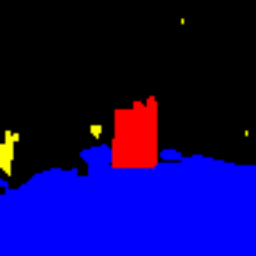
#> input picture segmentation/test/images/masks/000.png, 256 x 256 px, found by its file name; its folder holds only this picture in this run
$ python detection.py
#> lines starting #> are read from the running program, lines starting #| are printed output that depends on the picture; after the words box and inside, x2 and y2 are one past the last pixel; in counts of white or black regions, pixels touching at a corner belong together
#> further down, mask is the input picture: shape (256, 256, 3); mean B, G, R 90.5, 2.4, 13.2
"""
"""


import time
import cv2
import copy
import numpy as np


def extract_data(inp:np.array, ksize:int=5, erode_iter:int=2, dilate_iter:int=2, cnt_min_area:int=50)->list:
    ret = list()
    im = copy.deepcopy(inp)

    kernel = np.ones((ksize, ksize), np.uint8)
    inp = cv2.erode(inp, kernel, iterations=erode_iter)
    inp = cv2.dilate(inp, kernel, iterations=dilate_iter)

    cnts, _ = cv2.findContours(im, cv2.RETR_EXTERNAL, cv2.CHAIN_APPROX_SIMPLE)
    for cnt in cnts:
        moments = cv2.moments(cnt)
        cx = int(moments['m10'] / moments['m00'])
        cy = int(moments['m01'] / moments['m00'])
        area = cv2.contourArea(cnt)
        x, y, w, h = cv2.boundingRect(cnt)

        if area < cnt_min_area: continue

        ret.append({'cx': cx, 'cy': cy, 'area': area, 'bbox': (x, y, w, h)})

    return ret


def check_for_collision(data:list, collision_thresh:int=250)->bool:
    for d in data:
        (x, y, w, h) = d['bbox']
        if y+h > collision_thresh:
            return True
    return False


def detect_collisions(im:np.array, show:bool=False):
#> called with show = False
        if show:
            show_im = copy.deepcopy(mask)

        # Remove yellow color and other stuff
        oh, ow, oc = mask.shape
#> oh = 256; ow = 256; oc = 3
        for y in range(0, oh):
            for x in range(0, ow):
                pixel = mask[y, x]
                if pixel[0] != 255 and pixel[1] != 0 and pixel[2] != 0:
                    mask[y, x] = (0, 0, 0)
                elif pixel[0] != 0 and pixel[1] != 0 and pixel[2] != 255:
                    mask[y, x] = (0, 0, 0)
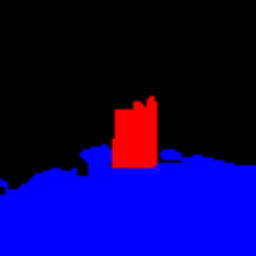
#> mask: shape (256, 256, 3); mean R, G, B 10.8, 0, 90.5

        floor = mask[:, :, 2]
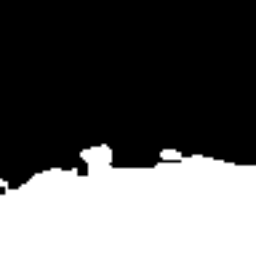
#> floor: shape (256, 256); min 0, max 255, mean 90.5
        box = mask[:, :, 0]
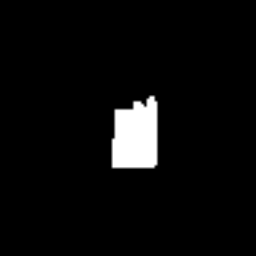
#> box: shape (256, 256); min 0, max 255, mean 10.8

        floor_data = extract_data(floor, cnt_min_area=1000)
#> in extract_data, `inp = cv2.erode(inp, kernel, iterations=erode_iter)`:
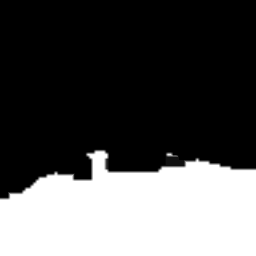
#> inp: shape (256, 256); min 0, max 255, mean 83.5
#> in extract_data, `cnts, _ = cv2.findContours(im, cv2.RETR_EXTERNAL, cv2.CHAIN_APPROX_SIM..`: cnts = 1 contour; box (x1, y1, x2, y2) and area: (0, 143, 256, 256) 23460
#> the loop in extract_data, `for cnt in cnts:` made 1 pass
#> (cx, cy, area, x, y, w, h) on pass 1: (132, 208, 23460.5, 0, 143, 256, 113)
#> after the loop in extract_data, `for cnt in cnts:`: ret = 1 item
#> floor_data = 1 item
        for d in floor_data:
            (x, y, w, h) = d['bbox']
            cx, cy = d['cx'], d['cy']

            if show:
                cv2.rectangle(show_im, (x,y), (x+w,y+h), (0,255,0), 1)
                cv2.circle(show_im, (cx, cy), 1, (0,255,0), -1)
#> this loop made 1 pass
#> (x, y, w, h, cx, cy) on pass 1: (0, 143, 256, 113, 132, 208)


        left, right = list(), list()
        box_data = extract_data(box, dilate_iter=5)
#> call 2 of extract_data, with ksize = 5, erode_iter = 2, dilate_iter = 5, cnt_min_area = 50
#> in extract_data (call 2), `inp = cv2.dilate(inp, kernel, iterations=dilate_iter)`:
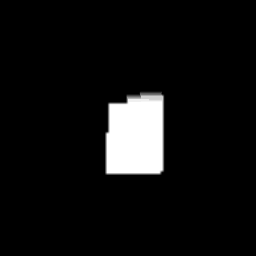
#> inp: shape (256, 256); min 0, max 255, mean 16.5
#> in extract_data (call 2), `cnts, _ = cv2.findContours(im, cv2.RETR_EXTERNAL, cv2.CHAIN_APPROX_SIM..`: cnts = 1 contour; box (x1, y1, x2, y2) and area: (111, 95, 159, 169) 3002
#> the loop in extract_data (call 2), `for cnt in cnts:` made 1 pass
#> (cx, cy, area, x, y, w, h) on pass 1: (135, 135, 3002.5, 111, 95, 48, 74)
#> box_data = 1 item
        for d in box_data:
            (x, y, w, h) = d['bbox']
            cx, cy = d['cx'], d['cy']

            if show:
                cv2.rectangle(show_im, (x,y), (x+w,y+h), (0,255,0), 1)
                cv2.circle(show_im, (cx, cy), 1, (0,255,0), -1)
                cv2.circle(show_im, (cx, y+h), 1, (0,255,0), -1)

            if cx < ow//2:
                left.append(d)
            elif cx > ow//2:
                right.append(d)
            else:
                left.append(d)
                right.append(d)
#> this loop made 1 pass
#> (x, y, w, h, cx, cy) on pass 1: (111, 95, 48, 74, 135, 135)
#> after the loop, left = []; right = 1 item

        if show:
            plt.imshow(show_im), plt.axis('off'), plt.show()

        collision = 0
        if check_for_collision(left):
            collision = -1
        elif check_for_collision(right):
#> the loop in check_for_collision (call 2), `for d in data:` made 1 pass
#> (x, y, w, h) on pass 1: (111, 95, 48, 74)
            collision = 1

        return collision, left, right


if __name__ == "__main__":
    print(__doc__)

    import os
    import matplotlib.pyplot as plt

    start_time = time.time()

    masks = [f'segmentation/test/images/masks/{f}' for f in os.listdir('segmentation/test/images/masks')]

    for mask in masks:
        mask = cv2.imread(mask, cv2.IMREAD_COLOR)
        mask = cv2.cvtColor(mask, cv2.COLOR_BGR2RGB)

        collision, left, right = detect_collisions(mask, False)
#> collision = 0; left = []; right = 1 item

        print(f'Collision: {collision}')
#| Collision: 0
        print(f'Left:\n{left}')
#| Left:
#| []
        print(f'Right:\n{right}')
#| Right:
#| [{'cx': 135, 'cy': 135, 'area': 3002.5, 'bbox': (111, 95, 48, 74)}]

    end_time = time.time() - start_time
    print(f'Done! It took {end_time//60:.0f} minuttes and {end_time%60:.2f} seconds.')

$ run again, on segmentation/test/images/masks/004.png
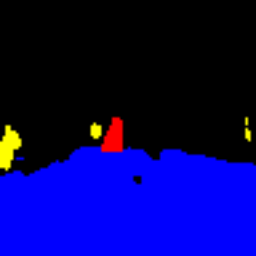
#> input picture segmentation/test/images/masks/004.png, 256 x 256 px, found by its file name
#> mask is the input picture: shape (256, 256, 3); mean B, G, R 97.4, 3.1, 5.3
#> after the loop in detect_collisions, `for y in range(0, oh):`:
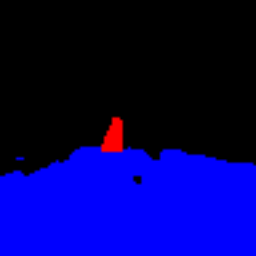
#> mask: shape (256, 256, 3); mean R, G, B 2.2, 0, 97.4
#> in extract_data, `inp = cv2.erode(inp, kernel, iterations=erode_iter)`:
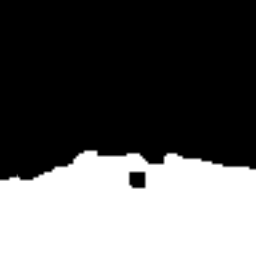
#> inp: shape (256, 256); min 0, max 255, mean 91.2
#> cnts = 2 contours; box (x1, y1, x2, y2) and area: (0, 145, 256, 256) 25178, (15, 156, 25, 161) 36
#> the loop in extract_data, `for cnt in cnts:` made 2 passes
#> (cnt, cx, cy, area, x, y, w, h) on pass 1: ([[15, 156], [15, 160], [24, 160], [24, 156]], 19, 158, 36, 15, 156, 10, 5)
#> after the loop in extract_data, `for cnt in cnts:`: ret = 1 item
#> the loop in detect_collisions, `for d in floor_data:` made 1 pass
#> (x, y, w, h, cx, cy) on pass 1: (0, 145, 256, 111, 129, 205)
#> cnts = 1 contour; box (x1, y1, x2, y2) and area: (100, 116, 124, 153) 640
#> the loop in extract_data (call 2), `for cnt in cnts:` made 1 pass
#> (cx, cy, area, x, y, w, h) on pass 1: (113, 136, 639.5, 100, 116, 24, 37)
#> box_data = 1 item
#> the loop in detect_collisions, `for d in box_data:` made 1 pass
#> (x, y, w, h, cx, cy) on pass 1: (100, 116, 24, 37, 113, 136)
#> after the loop in detect_collisions, `for d in box_data:`: right = []
#> the loop in check_for_collision, `for d in data:` made 1 pass
#> (x, y, w, h) on pass 1: (100, 116, 24, 37)
#> `collision, left, right = detect_collisions(mask, False)`: collision = 0; left = 1 item; right = []
#| Collision: 0
#| Left:
#| [{'cx': 113, 'cy': 136, 'area': 639.5, 'bbox': (100, 116, 24, 37)}]
#| Right:
#| []

$ run again, on segmentation/test/images/masks/001.png
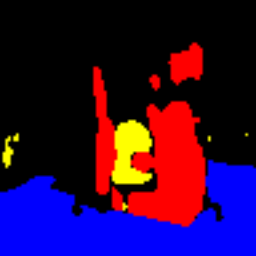
#> input picture segmentation/test/images/masks/001.png, 256 x 256 px, found by its file name
#> mask is the input picture: shape (256, 256, 3); mean B, G, R 57.8, 7.9, 45.4
#> after the loop in detect_collisions, `for y in range(0, oh):`:
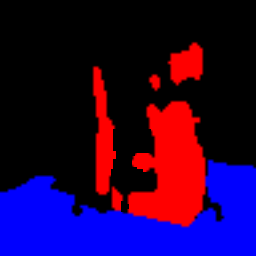
#> mask: shape (256, 256, 3); mean R, G, B 36.9, 0, 57.8
#> cnts = 1 contour; box (x1, y1, x2, y2) and area: (0, 159, 256, 256) 15080
#> the loop in extract_data, `for cnt in cnts:` made 1 pass
#> (cx, cy, area, x, y, w, h) on pass 1: (129, 221, 15079.5, 0, 159, 256, 97)
#> after the loop in extract_data, `for cnt in cnts:`: ret = 1 item
#> the loop in detect_collisions, `for d in floor_data:` made 1 pass
#> (x, y, w, h, cx, cy) on pass 1: (0, 159, 256, 97, 129, 221)
#> in extract_data (call 2), `inp = cv2.dilate(inp, kernel, iterations=dilate_iter)`:
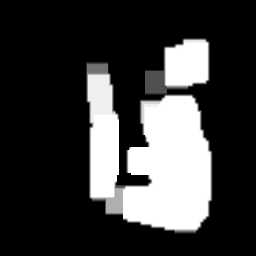
#> inp: shape (256, 256); min 0, max 255, mean 58.4
#> cnts = 4 contours; box (x1, y1, x2, y2) and area: (127, 100, 207, 228) 6886, (92, 65, 124, 212) 2115, (167, 41, 204, 87) 1138, (148, 73, 161, 92) 168
#> the loop in extract_data (call 2), `for cnt in cnts:` made 4 passes
#> (cx, cy, area, x, y, w, h) on passes 1 to 4: (171, 167, 6886, 127, 100, 80, 128), (154, 81, 167.5, 148, 73, 13, 19), (103, 141, 2115, 92, 65, 32, 147), (186, 63, 1138, 167, 41, 37, 46)
#> after the loop in extract_data (call 2), `for cnt in cnts:`: ret = 4 items
#> the loop in detect_collisions, `for d in box_data:` made 4 passes
#> (x, y, w, h, cx, cy) on passes 1 to 4: (127, 100, 80, 128, 171, 167), (148, 73, 13, 19, 154, 81), (92, 65, 32, 147, 103, 141), (167, 41, 37, 46, 186, 63)
#> after the loop in detect_collisions, `for d in box_data:`: left = 1 item; right = 3 items
#> the loop in check_for_collision, `for d in data:` made 1 pass
#> (x, y, w, h) on pass 1: (92, 65, 32, 147)
#> the loop in check_for_collision (call 2), `for d in data:` made 3 passes
#> (x, y, w, h) on passes 1 to 3: (127, 100, 80, 128), (148, 73, 13, 19), (167, 41, 37, 46)
#> `collision, left, right = detect_collisions(mask, False)`: collision = 0; left = 1 item; right = 3 items
#| Collision: 0
#| Left:
#| [{'cx': 103, 'cy': 141, 'area': 2115.0, 'bbox': (92, 65, 32, 147)}]
#| Right:
#| [{'cx': 171, 'cy': 167, 'area': 6886.0, 'bbox': (127, 100, 80, 128)}, {'cx': 154, 'cy': 81, 'area': 167.5, 'bbox': (148, 73, 13, 19)}, {'cx': 186, 'cy': 63, 'area': 1138.0, 'bbox': (167, 41, 37, 46)}]

$ run again, on segmentation/test/images/masks/002.png
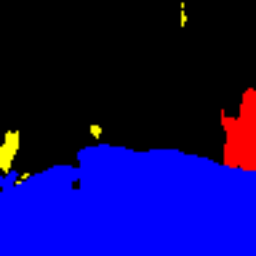
#> input picture segmentation/test/images/masks/002.png, 256 x 256 px, found by its file name
#> mask is the input picture: shape (256, 256, 3); mean B, G, R 95.3, 2.8, 10.7
#> after the loop in detect_collisions, `for y in range(0, oh):`:
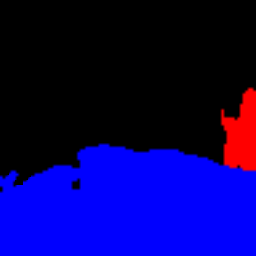
#> mask: shape (256, 256, 3); mean R, G, B 7.9, 0, 95.3
#> in extract_data, `inp = cv2.erode(inp, kernel, iterations=erode_iter)`:
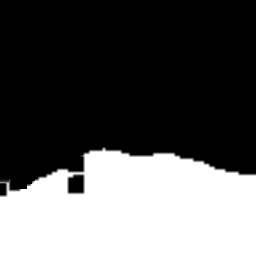
#> inp: shape (256, 256); min 0, max 255, mean 88.4
#> cnts = 1 contour; box (x1, y1, x2, y2) and area: (0, 143, 256, 256) 24647
#> the loop in extract_data, `for cnt in cnts:` made 1 pass
#> (cx, cy, area, x, y, w, h) on pass 1: (130, 205, 24647, 0, 143, 256, 113)
#> after the loop in extract_data, `for cnt in cnts:`: ret = 1 item
#> the loop in detect_collisions, `for d in floor_data:` made 1 pass
#> (x, y, w, h, cx, cy) on pass 1: (0, 143, 256, 113, 130, 205)
#> cnts = 1 contour; box (x1, y1, x2, y2) and area: (220, 87, 256, 172) 2148
#> the loop in extract_data (call 2), `for cnt in cnts:` made 1 pass
#> (cx, cy, area, x, y, w, h) on pass 1: (240, 134, 2148.5, 220, 87, 36, 85)
#> box_data = 1 item
#> the loop in detect_collisions, `for d in box_data:` made 1 pass
#> (x, y, w, h, cx, cy) on pass 1: (220, 87, 36, 85, 240, 134)
#> after the loop in detect_collisions, `for d in box_data:`: left = []; right = 1 item
#> the loop in check_for_collision (call 2), `for d in data:` made 1 pass
#> (x, y, w, h) on pass 1: (220, 87, 36, 85)
#> `collision, left, right = detect_collisions(mask, False)`: collision = 0; left = []; right = 1 item
#| Collision: 0
#| Left:
#| []
#| Right:
#| [{'cx': 240, 'cy': 134, 'area': 2148.5, 'bbox': (220, 87, 36, 85)}]
